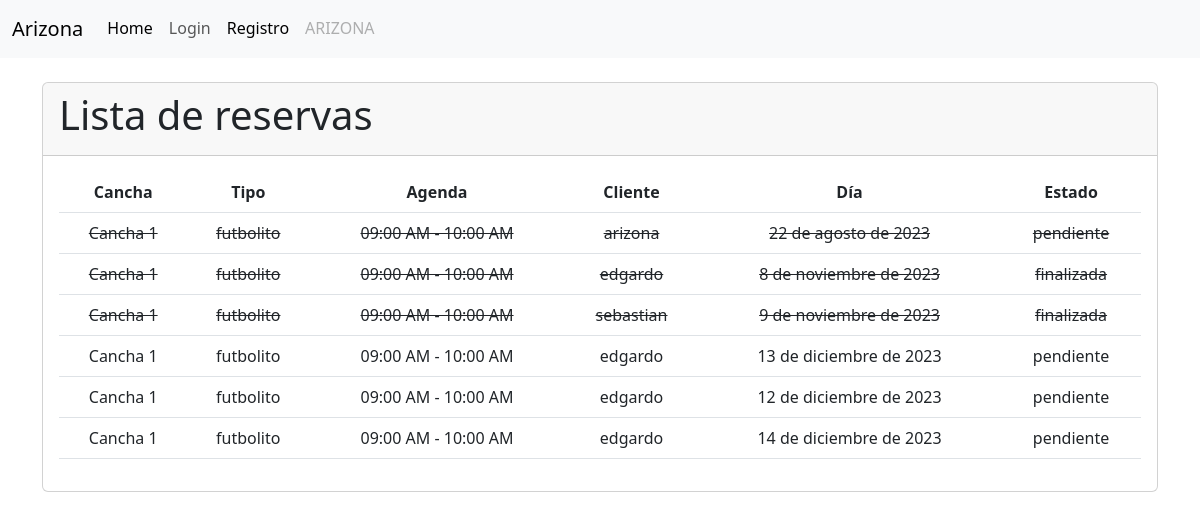
/cliente/reservas/, run on the app's committed database.
### cliente/models.py (models this page shows, shortened)
class Reserva(models.Model):
    cliente = models.ForeignKey(Cliente, on_delete=models.CASCADE)
    agenda = models.ForeignKey(Agenda, on_delete=models.CASCADE)
    dia = models.DateField()
    ESTADO_CHOICES = [
        ('disponible', 'Disponible'),
        ('pendiente', 'Pendiente'),
        ('finalizada', 'Finalizada'),
    ]
    estado = models.CharField(max_length=20, choices=ESTADO_CHOICES, default='disponible')
    class Meta:
        unique_together = ('agenda', 'cliente', 'dia')

class Cliente(models.Model):
    SEXO = [
        ('F', 'Femenino'),
        ('M', 'Masculino'),
    ]
    user = models.OneToOneField(
        'accounts.User',
        verbose_name='Usuario',
        on_delete=models.CASCADE
    )
    rut = models.CharField(max_length=10)
    sexo = models.CharField(max_length=10, choices=SEXO)
    def __str__(self):
        return f'{self.user.username}'

### servicio/models.py (models this page shows, shortened)
class Agenda(models.Model):
    cancha = models.ForeignKey(Cancha, on_delete=models.CASCADE)
    horario = models.ForeignKey(Horario, on_delete=models.CASCADE)
    disponible = models.BooleanField(default=True)
    class Meta:
        verbose_name = _('Agenda')
        verbose_name_plural = _('Agendas')
        unique_together = ('cancha', 'horario')

class Cancha(models.Model):
    NUMERACION_CHOICES = [
        ('1', 'Cancha 1'),
        ('2', 'Cancha 2'),
        ('3', 'Cancha 3'),
        ('4', 'Cancha 4'),
        ('5', 'Cancha 5'),
        ('6', 'Cancha 6'),
        ('7', 'Cancha 7'),
        ('8', 'Cancha 8'),
    ]
    numeracion = models.CharField(max_length=10, choices=NUMERACION_CHOICES)
    tipo = models.ForeignKey(TipoCancha, on_delete=models.CASCADE, related_name='canchas')
    def __str__(self):
        return f'Cancha {self.numeracion}'
    class Meta:
        verbose_name = _('Cancha')
        verbose_name_plural = _('Canchas')

class TipoCancha(models.Model):
    nombre = models.CharField(max_length=50)
    precio = models.DecimalField(max_digits=8, decimal_places=0)
    descripcion = models.TextField()
    def __str__(self):
        return self.nombre
    class Meta:
        verbose_name = _('Tipo de Cancha')
        verbose_name_plural = _('Tipos de Canchas')

class Horario(models.Model):
    AM = 'AM'
    PM = 'PM'
    MERIDIEM_CHOICES = [
        (AM, 'AM'),
        (PM, 'PM'),
    ]
    hora_inicio = models.TimeField()
    hora_fin = models.TimeField()
    meridiem = models.CharField(max_length=2, choices=MERIDIEM_CHOICES, default=PM)
    def __str__(self):
        return f'{self.hora_inicio.strftime("%I:%M %p")} - {self.hora_fin.strftime("%I:%M %p")}'

### accounts/models.py (models this page shows, shortened)
class User(AbstractBaseUser, PermissionsMixin):
    id = models.AutoField(primary_key=True, unique=True)
    username = models.CharField(
        'Usuario', max_length=30, unique=True, validators=[
            validators.RegexValidator(
                re.compile('^[\w.@+-]+$'),
                'ingrese un nombre de usuario valido '
                'Este valor debe contener solo letras, números '
                'excepto: @/./+/-/_.',
                'invalid'
            )
        ],
        help_text='Un nombre corto que sera usado'+
                  ' para identificarlo de forma unica en la plataforma.'
    )
    name = models.CharField('Nombre', max_length=20)
    apellidos = models.CharField('Apellidos', max_length=30)
    email = models.EmailField('Email', unique=True)
    is_staff = models.BooleanField('Admin', default=False)
    is_active = models.BooleanField('Ativo', default=True)
    date_joined = models.DateTimeField('Data de Entrada', auto_now_add=True)
    roles = models.ForeignKey(Rol, on_delete=models.CASCADE, blank=True, null=True)
    USERNAME_FIELD = 'username'
    REQUIRED_FIELDS = ['email']
    objects = CustomUserManager()
    class Meta:
        verbose_name = 'Usuario'
        verbose_name_plural = 'Usuarios'

### cliente/views.py (the view)
# urls.py: path('reservas/', views.reserva_list, name='reserva_list'),
def reserva_list(request):
    reservas = Reserva.objects.all()
    today = timezone.now().date()
    return render(request, 'reserva/listar.html', {'reservas': reservas, 'today': today})

### cliente/templates/reserva/listar.html (shortened to what this page needs)
{% extends "layout.html" %}
{% load static %}
{% load humanize %}
{% block container %}
<div class="container">
  <br>
  <div class="card">
    <div class="card-header">
      <h1 class="card-title">Lista de reservas</h1>
    </div>
    <div class="card-body">
      {% if reservas %}
      <table class="table reserva-table text-center">
        <thead>
          <tr>
            <th>Cancha</th>
            <th>Tipo</th>
            <th>Agenda</th>
            <th>Cliente</th>
            <th>Día</th>
            <th>Estado</th>
          </tr>
        </thead>
        <tbody>
          {% for reserva in reservas %}
          <tr style="{% if reserva.dia == today %}background-color: lightblue;
                     {% elif reserva.dia < today %}background-color: lightcoral; text-decoration: line-through;
                     {% elif reserva.estado == 'pendiente' %}background-color: lightgreen;{% endif %}">
            <td>{{ reserva.agenda.cancha }}</td>
            <td>{{ reserva.agenda.cancha.tipo }}</td>
            <td>{{ reserva.agenda.horario }}</td>
            <td>{{ reserva.cliente }}</td>
            <td>{{ reserva.dia }}</td>
            <td>{{ reserva.estado }}</td>
          </tr>
          {% empty %}
          <tr>
            <td colspan="6">No hay servicio disponibles.</td>
          </tr>
          {% endfor %}
        </tbody>
      </table>
      {% else %}
      <p>No hay reservas disponibles.</p>
      {% endif %}
    </div>
  </div>
</div>
{% endblock %}

### data on the page
Reserva: agenda.cancha "Cancha 1", agenda.cancha.tipo "futbolito", agenda.horario "09:00 AM - 10:00 AM", cliente "arizona", dia "22 de agosto de 2023", estado "pendiente"
Reserva: agenda.cancha "Cancha 1", agenda.cancha.tipo "futbolito", agenda.horario "09:00 AM - 10:00 AM", cliente "edgardo", dia "8 de noviembre de 2023", estado "finalizada"
Reserva: agenda.cancha "Cancha 1", agenda.cancha.tipo "futbolito", agenda.horario "09:00 AM - 10:00 AM", cliente "sebastian", dia "9 de noviembre de 2023", estado "finalizada"
Reserva: agenda.cancha "Cancha 1", agenda.cancha.tipo "futbolito", agenda.horario "09:00 AM - 10:00 AM", cliente "edgardo", dia "13 de diciembre de 2023", estado "pendiente"
Reserva: agenda.cancha "Cancha 1", agenda.cancha.tipo "futbolito", agenda.horario "09:00 AM - 10:00 AM", cliente "edgardo", dia "12 de diciembre de 2023", estado "pendiente"
Reserva: agenda.cancha "Cancha 1", agenda.cancha.tipo "futbolito", agenda.horario "09:00 AM - 10:00 AM", cliente "edgardo", dia "14 de diciembre de 2023", estado "pendiente"
